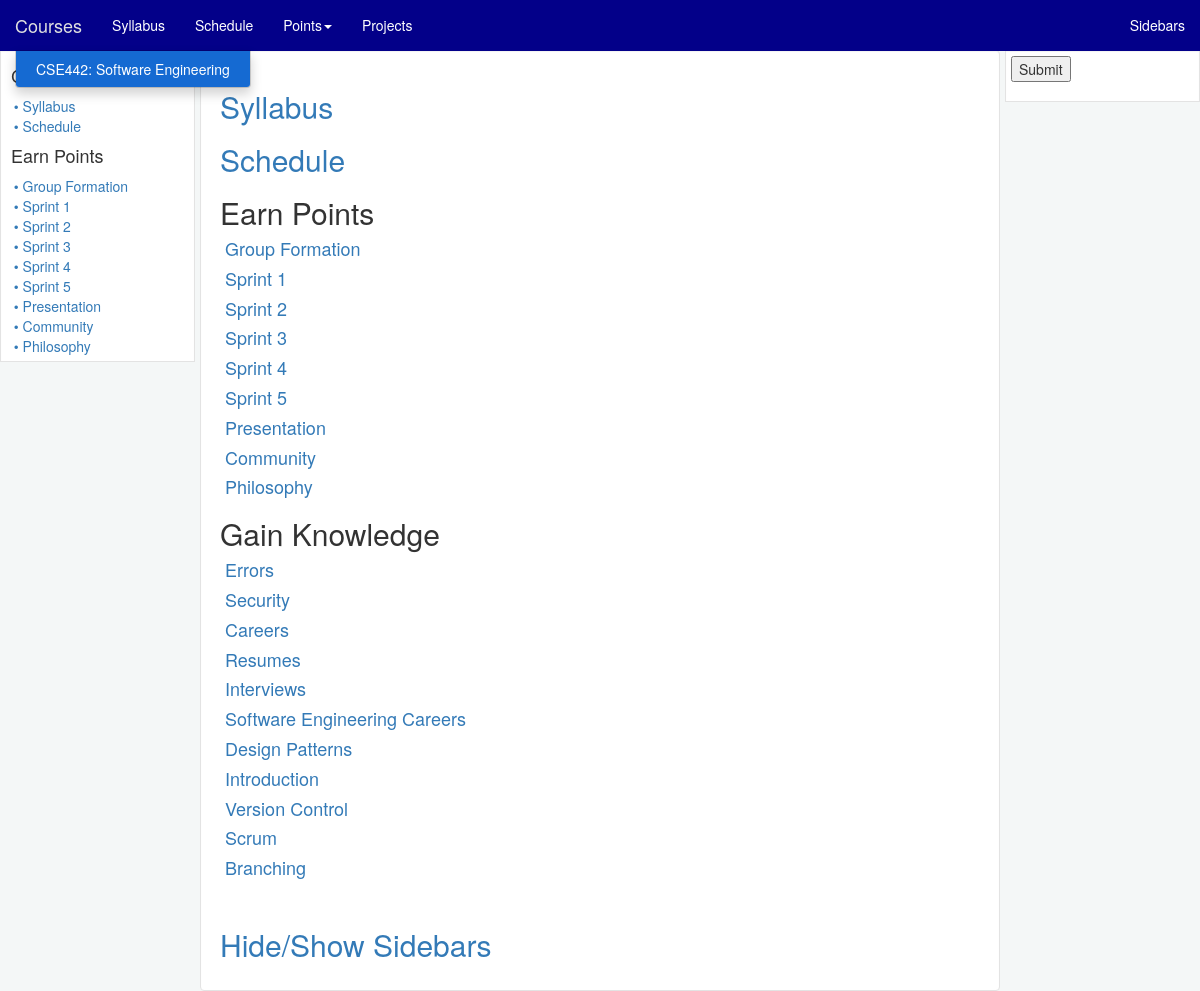
Page /courses/CSE442/index/ on the committed database.
### courses/models.py (models this page shows, shortened)
class Course(models.Model):
    course_number = models.CharField(max_length=15, blank=True, null=True)
    course_title = models.CharField(max_length=100, blank=True, null=True)
    course_project = models.BooleanField(default=False, blank=True)

class Content(models.Model):
    course = models.ForeignKey(Course)
    title = models.CharField(max_length=100)
    short_title = models.CharField(max_length=40, blank=True, null=True)
    page_type = models.CharField(max_length=100, blank=True, null=True)
    due_date = models.CharField(max_length=200, blank=True, null=True)
    next_content_short_title = models.CharField(max_length=100, blank=True, null=True)
    previous_content_short_title = models.CharField(max_length=100, blank=True, null=True)
    index = models.IntegerField(blank=True, null=True)

### courses/views.py (the view)
# urls.py: url(r'^(?P<course_number>.+)/index/$', views.course_home, name='course_home'),
def course_home(request, course_number):
    course = Course.objects.get(course_number=course_number)
    lectures = Content.objects.filter(course=course, page_type='lecture').order_by('index')
    assignments = Content.objects.filter(course=course, page_type='assignment').order_by('index')
    context = {'lectures': lectures, 'assignments': assignments, 'course': course}
    return render(request, 'courses/index.html', context)

### courses/context_processors.py (called while the page is built)
def all_comments(request):
    return {'all_comments': Comment.objects.all().filter(time_submitted__gte=datetime.datetime.now()-datetime.timedelta(minutes=30)).order_by('answered', '-time_submitted')}

def all_courses(request):
    return {'all_courses': Course.objects.all().order_by('course_number')}

def all_content(request):
    return {'all_content': Content.objects.all()}

def all_lectures(request):
    return {'all_lectures': Content.objects.all().filter(page_type='lecture').order_by('index')}

def all_assignments(request):
    return {'all_assignments': Content.objects.all().filter(page_type='assignment').order_by('index')}

def syllabus(request):
    return {'syllabus': Content.objects.all().filter(page_type='syllabus')}

def schedule(request):
    return {'schedule': Content.objects.all().filter(page_type='schedule')}

### courses/templates/courses/index.html
{% extends "courses/course_base.html" %}
{% block content %}
    <div class="well">
        <h2><a href="{% url 'courses:syllabus' course.course_number %}">Syllabus</a></h2>
        <h2><a href="{% url 'courses:schedule' course.course_number %}">Schedule</a></h2>
        <h2>Earn Points</h2>
        {% for assignment in assignments %}
            <h4>&nbsp;<a class="menu_link"
                         href="{% url 'courses:assignment' course.course_number assignment.title %}">{{ assignment.title }}</a><br/>
            </h4>
        {% endfor %}
        <h2>Gain Knowledge</h2>
        {% for lecture in lectures %}
            <h4>&nbsp;<a class="menu_link"
                         href="{% url 'courses:lecture' course.course_number lecture.title %}">{{ lecture.title }}</a><br/>
            </h4>
        {% endfor %}
    <br/>
    <h2><a href="#" onclick="toggle_bars(); return false;">Hide/Show Sidebars</a></h2>
    </div>
{% endblock %}

### courses/templates/courses/course_base.html (shortened to what this page needs)
{% extends "base.html" %}
{% load  render_as_template %}
{% block corner_title %}Courses{% endblock %}
{% block navbar %}
    <ul class="nav navbar-nav">
        <li><a href="{% url 'courses:syllabus' course.course_number %}">Syllabus</a></li>
        <li><a href="{% url 'courses:schedule' course.course_number %}">Schedule</a></li>
        <li class="dropdown">
            <a class="dropdown-toggle" data-toggle="dropdown"
               href="{% url 'courses:course_home' course.course_number %}">Points<span
                    class="caret"></span></a>
        </li>
        {% if course.course_project == True %}
            <li><a href="{% url 'courses:projects' course.course_number %}">Projects</a></li>
        {% endif %}
    </ul>
{% endblock %}
{% block left_sidebar %}
    <div class="left-side-bar">
        <div class="well sidebar-well">
            <h4>&nbsp;{{ course.course_number }}</h4>
            &nbsp; <a class="menu_link" href="{% url 'courses:syllabus' course.course_number %}">&#x2022;
            Syllabus</a><br/>
            &nbsp; <a class="menu_link" href="{% url 'courses:schedule' course.course_number %}">&#x2022; Schedule</a>
            <br/>
            <h4>&nbsp;Earn Points</h4>
            {% for assignment in assignments %}
                &nbsp;<a class="menu_link"
                         href="{% url 'courses:assignment' course.course_number assignment.short_title %}">
                &#x2022; {{ assignment.title }}</a>
                <br/>
            {% endfor %}
        </div>
    </div>
{% endblock %}
{% block right_sidebar %}
    <div class="right-side-bar">
        <div class="well sidebar-well">
            <form action="{% url 'courses:comment_form' course.course_number %}" method="post">
                <input type="submit" value="Submit"/>
            </form>
            </div>
        </div>
    </div>
{% endblock %}

### templates/base.html (shortened to what this page needs)
{% load staticfiles %}
<html>
<head>
    <link rel="stylesheet" href="https://maxcdn.bootstrapcdn.com/bootstrap/3.3.5/css/bootstrap.min.css">
    <link rel="stylesheet" type="text/css" href="{% static 'courses/UBStylin.css' %}"/>
</head>
<body class="outer">
<nav class="navbar navbar-default navbar-fixed-top">
    <div class="container-fluid">
        <div class="navbar-header">
            <ul class="nav navbar-nav">
                <li class="dropdown">
                    <a class="navbar-brand dropdown-toggle" data-toggle="dropdown" href="{% url 'courses:index' %}">
                        {% block corner_title %}Courses{% endblock %}</a>
                    <ul class="dropdown-menu">
                        {% for course in all_courses %}
                            <li>
                                <a href="{% url 'courses:syllabus' course.course_number %}">{{ course.course_number }}: {{ course.course_title }}</a>
                            </li>
                        {% endfor %}
                    </ul>
                </li>
            </ul>
        </div>
        <div class="collapse navbar-collapse" id="theNavbar">
            {% block navbar %}{% endblock %}
            <ul class="nav navbar-nav navbar-right">
                <li><a href="#" onclick="toggle_bars(); return false;">Sidebars</a></li>
            </ul>
        </div>
    </div>
</nav>
<div class="container-fluid">
    {% block body %}
        <div class="row">
            <div id="left_sidebar" class="col-sm-2 less-padding">
                {% block left_sidebar %}{% endblock %}
            </div>
            <div id="center_content" class="col-sm-8 less-padding">
                <div class="content-area">
                    {% block content %}{% endblock %}
                </div>
            </div>
            <div id="right_sidebar" class="col-sm-2 less-padding">
                {% block right_sidebar %}{% endblock %}
        </div>
    {% endblock %}
</div>
</body>
</html>

### courses/static/courses/UBStylin.css (style rules this page uses)
div.sidebar-well { border-radius: 0; padding: 5px; overflow: auto; }
div.right-side-bar { width: 16.7%; padding-left: 5px; position: fixed; height: calc(100% - 32px); overflow: auto; }
div.left-side-bar { width: 16.7%; padding-right: 5px; position: fixed; height: calc(100% - 32px); overflow: auto; }
div.content-area { height: calc(100% - 32px); }
div.less-padding { padding: 0; }
.well { background: white; }
body.outer { background-color: #f4f7f7; }
a.menu_link { text-decoration: none; }
.navbar-default { border-radius: 0; }
body { padding-top: 50px; }
.navbar-default { background-color: #030089; border-color: #030089; }
.navbar-default .navbar-brand { color: #ffffff; }
.navbar-default .navbar-nav > li > a { color: #ffffff; }
.navbar-default .navbar-nav > li > .dropdown-menu { background-color: #156ad2; }
.navbar-default .navbar-nav > li > .dropdown-menu > li > a { color: #ffffff; }
.navbar-default .navbar-collapse, .navbar-default .navbar-form { border-color: #ffffff; }

### rows in the picture
Course: course_number "CSE442", course_title "Software Engineering"
Content: title "Group Formation"
Content: title "Sprint 1"
Content: title "Sprint 2"
Content: title "Sprint 3"
Content: title "Sprint 4"
Content: title "Sprint 5"
Content: title "Presentation"
Content: title "Community"
Content: title "Philosophy"
Content: title "Errors"
Content: title "Security"
Content: title "Careers"
Content: title "Resumes"
Content: title "Interviews"
Content: title "Software Engineering Careers"
Content: title "Design Patterns"
Content: title "Introduction"
Content: title "Version Control"
Content: title "Scrum"
Content: title "Branching"
